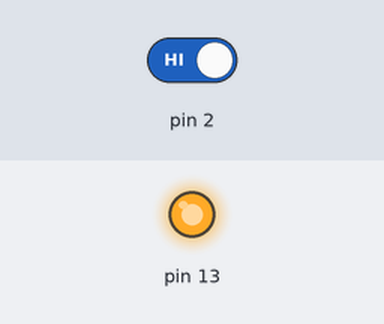
The sketch below on a simulated Arduino Uno, built with avr-gcc and run on an emulated ATmega328P. Shown: output pins drawn as LEDs (lit = HIGH). The inputs (shaded band) are chosen by the test bench; at power-on: pin 2 HIGH.

Above: at 1.2 s.
1.3 s: pin 2 driven LOW
At 2.4 s:
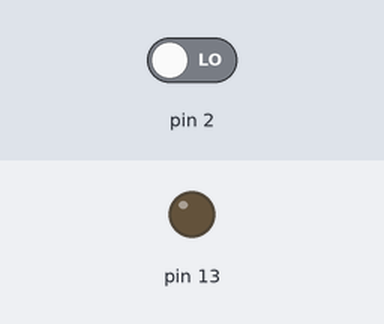
2.8 s: pin 2 driven HIGH
At 3.5 s:
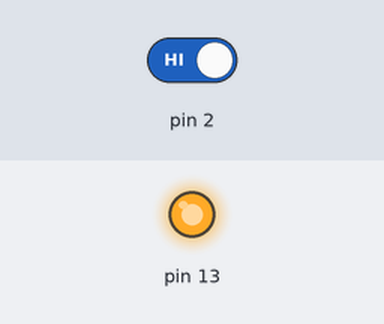
Timing chart, 0 to 5.8 s (numbered marks = the images above; inputs shaded):
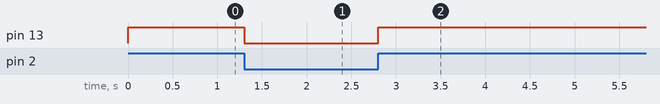

Measured:
- after the input at 1.3 s, pin 13: HIGH → LOW at once
- after the input at 2.8 s, pin 13: LOW → HIGH at once

The sketch:

ido_weinstock_2_debounce_simulation1.ino
```cpp
void setup()
{
  DDRD &= ~0b00000100; // configure pin 2 INPUT
  DDRB |= 0b00100000; // configure pin 13 OUTPUT
}


void loop()
{
  unsigned char isPressed;
  isPressed = PIND & 0b00000100;
  if (isPressed == 0){
    PORTB &= ~0b00100000; // Turn ON LED
  	delay(50);
  }

  else{
	PORTB |= 0b00100000; // Turn OFF LED
  	delay(50);
  }

}
```
